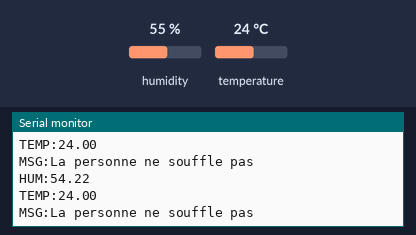
Recording of a sketch running on a simulated Arduino MKR. Parts: the last lines printed to the serial monitor. Inputs (shaded band) come from the test bench; at power-on: humidity 55 %, temperature 24 °C. WiFi joins after 1.5 s; servers stay silent unless stated.

Above: at 14.3 s.
14.4 s: humidity set to 22 %
At 14.46 s:
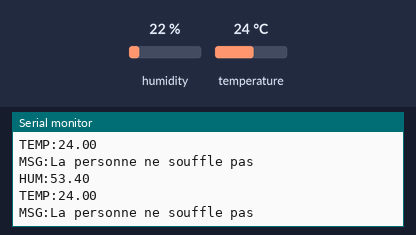
15.9 s: temperature set to 12 °C
At 15.92 s:
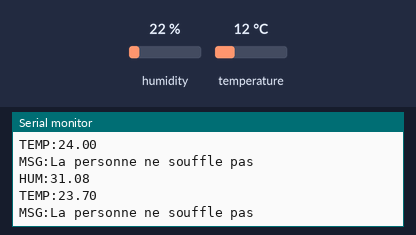
17.4 s: humidity set to 40 %
At 18.2 s:
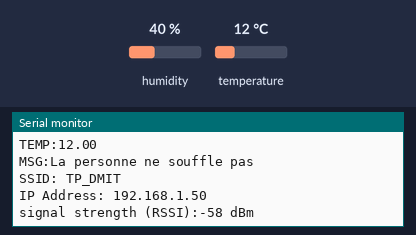
Timing chart, 0 to 20.4 s (numbered marks = the images above; inputs shaded):
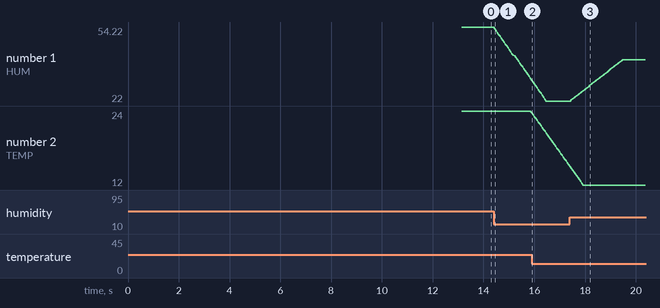

The sketch:

udpserver.ino
```cpp
/**
* @author Maxime ARIF <maxime.arif@etudiant.univ-rennes1.fr>
* @author Guillem GONZÁLEZ VELA <guillem.vela@etudiant.univ-rennes1.fr>
* @brief Code principal ARDUINO pour ce projet. Il :
*   - Se connecte à un réseau WiFi (dans ce cas, nommé TP_DMIT)
*   - Émet un broadcast à fin d'être réconnu pour les autres dispositifs
*   - Reste à l'écoute de paquets UDP des autres dispositifs
*   - Émet par serial les données de son senseur de témperature connecté et des données reçues par UDP
**/

#include <WiFiNINA.h> // Pour l'antenne WiFi
#include <WiFiUdp.h> // Pour le serveur UDP
#include "Adafruit_Si7021.h" // Pour le senseur temperature+humidité

// Nombre d'échantillons du senseur qui seront moyennés en sortie
#define BUFFER_SIZE 40

// Seuils au-dessus desquels un souffle est détecté
#define HUM_SEUIL 60
#define TEMP_SEUIL 29

// Données de réseau WiFi
IPAddress broadcastIP(192,168,0,255);
char ssid[] = "TP_DMIT";
char pwd[] = "dmit3ATP";
byte mac[6];
int status = WL_IDLE_STATUS;

// Échantillons du senseur
float tempBuffer[BUFFER_SIZE];
float humBuffer[BUFFER_SIZE];

// Port auquel les paquets UDP sont envoyés
unsigned int localPort = 4321;      // local port to listen on
char packetBuffer[255]; //buffer to hold incoming packet
char  ReplyBuffer[] = "Message reçu";  // a string to send back (currently disabled)
Adafruit_Si7021 sensor = Adafruit_Si7021();

WiFiUDP Udp;

unsigned long lastTime;
unsigned long lastLog;
int countValues = 0;

void setup() {
  //initialisation du sérial
  Serial.begin(9600);

  // check for the WiFi module:
  if (WiFi.status() == WL_NO_MODULE) {
    Serial.println("Communication with WiFi module failed!");
    while (true); // ne pas continuer
  }

  if (!sensor.begin()) {
    Serial.println("Did not find Si7021 sensor!");
    while (true); // ne pas continuer
  }

  while (status != WL_CONNECTED) {
    Serial.print("Attempting connection to ");
    Serial.print(ssid);
    Serial.println("...");
    status = WiFi.begin(ssid, pwd);
    delay(10000);
  }

  while (!Serial){} // Ne plus rien faire si l'ordinateur n'est pas à l'écoute du sérial

  Serial.println("Connected to wifi");
  printWifiStatus();

  Serial.println("\nStarting connection to server...");
  // if you get a connection, report back via serial:
  Udp.begin(localPort);
  lastTime = millis();

  // Remplir buffer senseurs
  do {
    humBuffer[countValues] = sensor.readHumidity();
    tempBuffer[countValues] = sensor.readTemperature();
    countValues++;
  } while (countValues % BUFFER_SIZE != 0);

}

void loop() {
  // if there's data available, read a packet
  int packetSize = Udp.parsePacket();
  if (packetSize) {
    //Serial.print("Received packet of size ");
    //Serial.println(packetSize);
    //Serial.print("From ");
    IPAddress remoteIp = Udp.remoteIP();

    // Envoyer les données du paquet par serial
    Serial.print("UDP:");
    Serial.print(remoteIp);
    Serial.print(":");
    //Serial.println(Udp.remotePort());

    // read the packet into packetBufffer
    int len = Udp.read(packetBuffer, 255);
    if (len > 0) {
      packetBuffer[len] = 0;
    }
    //Serial.println("Contents:");
    Serial.println(packetBuffer);

    // send a reply, to the IP address and port that sent us the packet we received
 /*   Udp.beginPacket(Udp.remoteIP(), Udp.remotePort());
    Udp.write(ReplyBuffer);
    Udp.endPacket();*/
  }

  // Prendre une mesure toutes les 50 millisécondes
  if ( (millis() - lastTime) > 50) {
    lastTime = millis();
    humBuffer[countValues] = sensor.readHumidity();
    tempBuffer[countValues] = sensor.readTemperature();

    // Envoyer la mésure déjà traitée par serial
    Serial.print("HUM:");
    Serial.println(bufferMean(humBuffer, BUFFER_SIZE), 2);
    Serial.print("TEMP:");
    Serial.println(bufferMean(tempBuffer, BUFFER_SIZE), 2);
    Serial.print("MSG:");
    // Message sur le mesure
    if ((humBuffer[countValues] > HUM_SEUIL) && (tempBuffer[countValues] > TEMP_SEUIL)) {
      Serial.println("La personne est en train de souffler");
    } else {
      Serial.println("La personne ne souffle pas");
    }

    countValues = (countValues + 1) % BUFFER_SIZE;
  }

  // Envoyer un broadcast toutes les 5 sécondes
  if ((millis() - lastLog) > 5000) {

    Udp.beginPacket(broadcastIP, localPort);
    Udp.print("ParkinsonCentralIP:");
    Udp.print(WiFi.localIP());
    Udp.endPacket();

    // Envoyer par serial les données de connexion
    printWifiStatus();

    lastLog = millis();
  }
}

// Fonction qui envoye par serial les données de la connexion
void printWifiStatus() {
  // print the SSID of the network you're attached to:
  Serial.print("SSID: ");
  Serial.println(WiFi.SSID());

  // print your board's IP address:
  IPAddress ip = WiFi.localIP();
  Serial.print("IP Address: ");
  Serial.println(ip);

  // print the received signal strength:
  long rssi = WiFi.RSSI();
  Serial.print("signal strength (RSSI):");
  Serial.print(rssi);
  Serial.println(" dBm");
}

// Fonction qui applique un filtre moyenneur aux données du senseur
float bufferMean( float* buffer, int length) {
  float mean = 0;
  for (int i = 0; i < length; i++)
  {
    mean += buffer[i];
  }
  return mean / (float) length;
}
```

Measured:
- after the input at 14.4 s, the serial monitor: prints a new line after 0.05 s (image 1)
- after the input at 15.9 s, the serial monitor: prints a new line at once (image 2)
- plotted number 1: 54.22 → 31.9 after the input at 14.4 s
- plotted number 2: 24 → 15.3 after the input at 15.9 s
